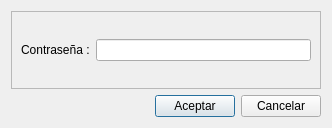
<?xml version="1.0" encoding="UTF-8"?>
<ui version="4.0">
 <class>Dialog</class>
 <widget class="QDialog" name="Dialog">
  <property name="geometry">
   <rect>
    <x>0</x>
    <y>0</y>
    <width>332</width>
    <height>128</height>
   </rect>
  </property>
  <property name="windowTitle">
   <string>AUTORIZACIÓN</string>
  </property>
  <layout class="QGridLayout" name="gridLayout">
   <item row="0" column="0" colspan="3">
    <widget class="QScrollArea" name="scrollArea">
     <property name="widgetResizable">
      <bool>true</bool>
     </property>
     <widget class="QWidget" name="scrollAreaWidgetContents">
      <property name="geometry">
       <rect>
        <x>0</x>
        <y>0</y>
        <width>312</width>
        <height>73</height>
       </rect>
      </property>
      <layout class="QGridLayout" name="gridLayout_2">
       <item row="0" column="1">
        <widget class="QLineEdit" name="passwordLineEdit">
         <property name="text">
          <string/>
         </property>
        </widget>
       </item>
       <item row="0" column="0">
        <widget class="QLabel" name="label_2">
         <property name="text">
          <string>Contraseña :</string>
         </property>
        </widget>
       </item>
      </layout>
     </widget>
    </widget>
   </item>
   <item row="1" column="0">
    <spacer name="horizontalSpacer">
     <property name="orientation">
      <enum>Qt::Horizontal</enum>
     </property>
     <property name="sizeHint" stdset="0">
      <size>
       <width>129</width>
       <height>20</height>
      </size>
     </property>
    </spacer>
   </item>
   <item row="1" column="1">
    <widget class="QPushButton" name="acceptButton">
     <property name="text">
      <string>Aceptar</string>
     </property>
    </widget>
   </item>
   <item row="1" column="2">
    <widget class="QPushButton" name="cancelButton">
     <property name="text">
      <string>Cancelar</string>
     </property>
    </widget>
   </item>
  </layout>
 </widget>
 <resources/>
 <connections/>
</ui>
